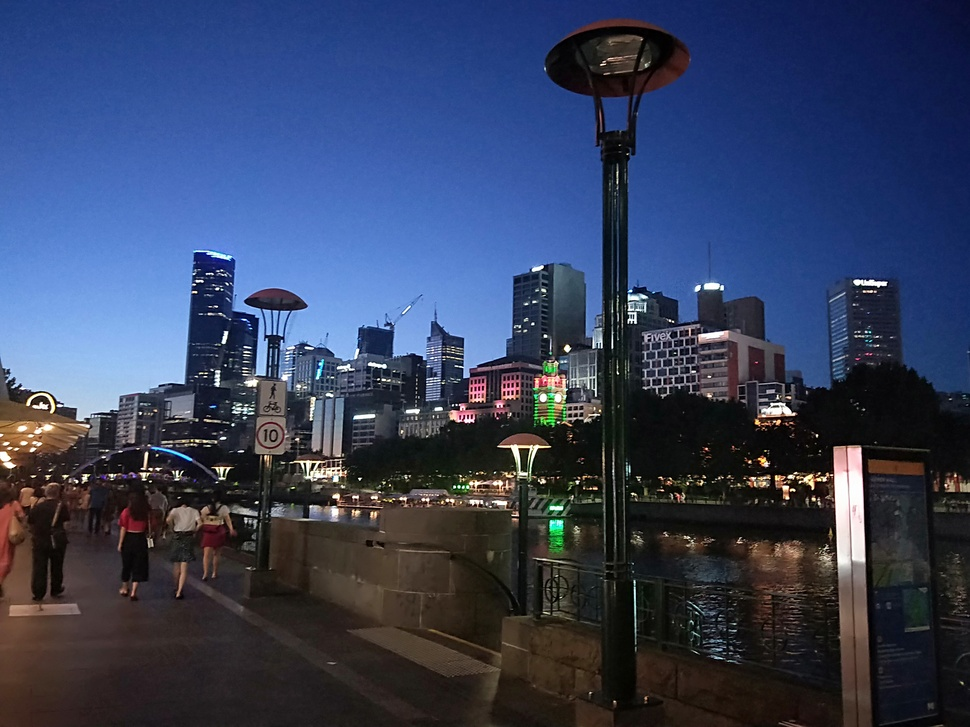
#> input picture algorithms/iagcwd/input/IMG20181224211841.jpg, 970 x 727 px, shrunk from 4608 x 3456 before the run; its folder holds only this picture in this run
$ python IAGCWD.py
#> lines starting #> are read from the running program, lines starting #| are printed output that depends on the picture
import cv2
import glob
import argparse
import numpy as np
from matplotlib import pyplot as plt
from scipy.linalg import fractional_matrix_power

def image_agcwd(img, a=0.25, truncated_cdf=False):
    h,w = img.shape[:2]
    hist,bins = np.histogram(img.flatten(),256,[0,256])
    cdf = hist.cumsum()
    cdf_normalized = cdf / cdf.max()
    prob_normalized = hist / hist.sum()

    unique_intensity = np.unique(img)
    intensity_max = unique_intensity.max()
    intensity_min = unique_intensity.min()
    prob_min = prob_normalized.min()
    prob_max = prob_normalized.max()

    pn_temp = (prob_normalized - prob_min) / (prob_max - prob_min)
    pn_temp[pn_temp>0] = prob_max * (pn_temp[pn_temp>0]**a)
    pn_temp[pn_temp<0] = prob_max * (-((-pn_temp[pn_temp<0])**a))
    prob_normalized_wd = pn_temp / pn_temp.sum() # normalize to [0,1]
    cdf_prob_normalized_wd = prob_normalized_wd.cumsum()

    if truncated_cdf:
        inverse_cdf = np.maximum(0.5,1 - cdf_prob_normalized_wd)
    else:
        inverse_cdf = 1 - cdf_prob_normalized_wd

    img_new = img.copy()
    for i in unique_intensity:
        img_new[img==i] = np.round(255 * (i / 255)**inverse_cdf[i])

    return img_new

def process_bright(img):
    img_negative = 255 - img
    agcwd = image_agcwd(img_negative, a=0.25, truncated_cdf=False)
    reversed = 255 - agcwd
    return reversed

def process_dimmed(img):
    agcwd = image_agcwd(img, a=0.75, truncated_cdf=True)
    return agcwd

def main():
    parser = argparse.ArgumentParser(description='IAGCWD')
    parser.add_argument('--input', dest='input_dir', default='./input/', type=str, \
                        help='Input directory for image(s)')
    parser.add_argument('--output', dest='output_dir', default='./output/', type=str, \
                        help='Output directory for image(s)')
    args = parser.parse_args()

    img_paths = glob.glob(args.input_dir+'*')
    for path in img_paths:
        img = cv2.imread(path, 1)
#> img is the input picture: shape (727, 970, 3); mean B, G, R 93.9, 64.8, 53.5
        name = path.split('/')[-1].split('.')[0]
        file_extension = path.split('/')[-1].split('.')[-1]

        # Extract intensity component of the image
        YCrCb = cv2.cvtColor(img, cv2.COLOR_BGR2YCrCb)
#> YCrCb: shape (727, 970, 3); mean of channels 0, 1, 2 64.7, 120, 144.5
        Y = YCrCb[:,:,0]
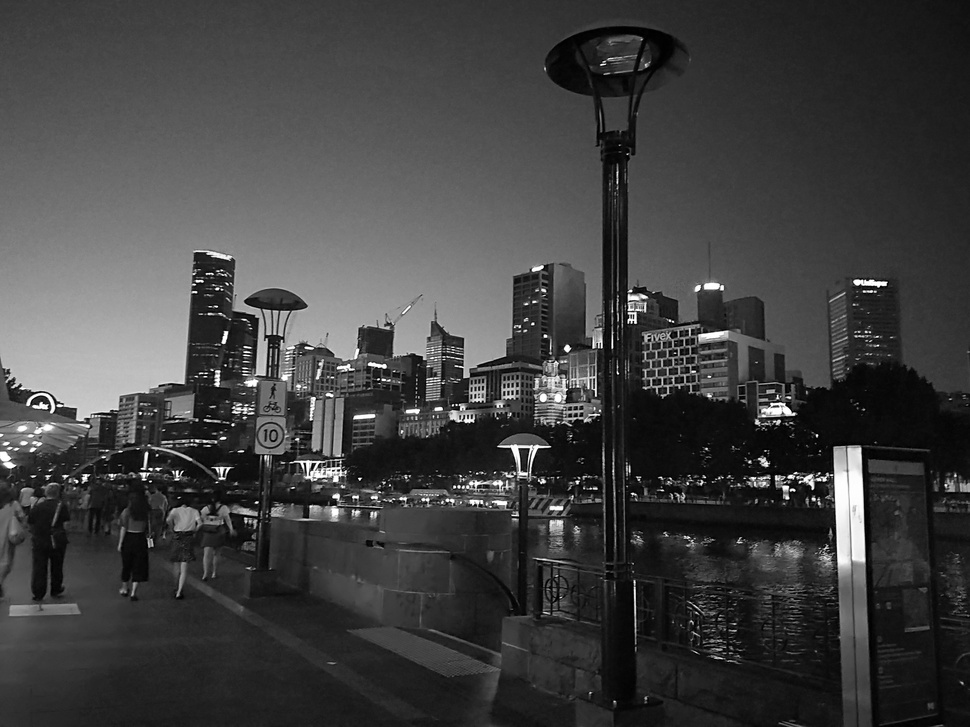
#> Y: shape (727, 970); min 0, max 255, mean 64.7
        # Determine whether image is bright or dimmed
        threshold = 0.3
        exp_in = 112 # Expected global average intensity
        M,N = img.shape[:2]
#> M = 727; N = 970
        mean_in = np.sum(Y/(M*N))
#> mean_in = 64.73
        t = (mean_in - exp_in)/ exp_in
#> t = -0.422

        # Process image for gamma correction
        img_output = None
        if t < -threshold: # Dimmed Image
            print (name + ": Dimmed")
            result = process_dimmed(Y)
#> in image_agcwd, `hist,bins = np.histogram(img.flatten(),256,[0,256])`: hist = 256 values, max 10471 at index 31, min 78 at index 224, mean 2754.6; bins = 257 values from 0 to 256
#> in image_agcwd, `cdf = hist.cumsum()`: cdf = 256 values from 132 to 705190
#> in image_agcwd, `cdf_normalized = cdf / cdf.max()`: cdf_normalized = 256 values from 0.000187 to 1
#> in image_agcwd, `prob_normalized = hist / hist.sum()`: prob_normalized = 256 values, max 0.0148 at index 31, min 0.000111 at index 224, mean 0.00391
#> in image_agcwd, `unique_intensity = np.unique(img)`: unique_intensity = 256 values from 0 to 255
#> in image_agcwd, `intensity_max = unique_intensity.max()`: intensity_max = 255
#> in image_agcwd, `intensity_min = unique_intensity.min()`: intensity_min = 0
#> in image_agcwd, `prob_min = prob_normalized.min()`: prob_min = 0.000111
#> in image_agcwd, `prob_max = prob_normalized.max()`: prob_max = 0.0148
#> in image_agcwd, `pn_temp = (prob_normalized - prob_min) / (prob_max - prob_min)`: pn_temp = 256 values, max 1 at index 31, min 0 at index 224, mean 0.258
#> in image_agcwd, `prob_normalized_wd = pn_temp / pn_temp.sum()`: prob_normalized_wd = 256 values, max 0.0122 at index 31, min 0 at index 224, mean 0.00391
#> in image_agcwd, `cdf_prob_normalized_wd = prob_normalized_wd.cumsum()`: cdf_prob_normalized_wd = 256 values from 0.000236 to 1
#> in image_agcwd, `inverse_cdf = np.maximum(0.5,1 - cdf_prob_normalized_wd)`: inverse_cdf = 256 values, max 1 at index 0, min 0.5 at index 59, mean 0.564
#> after the loop in image_agcwd, `for i in unique_intensity:`:
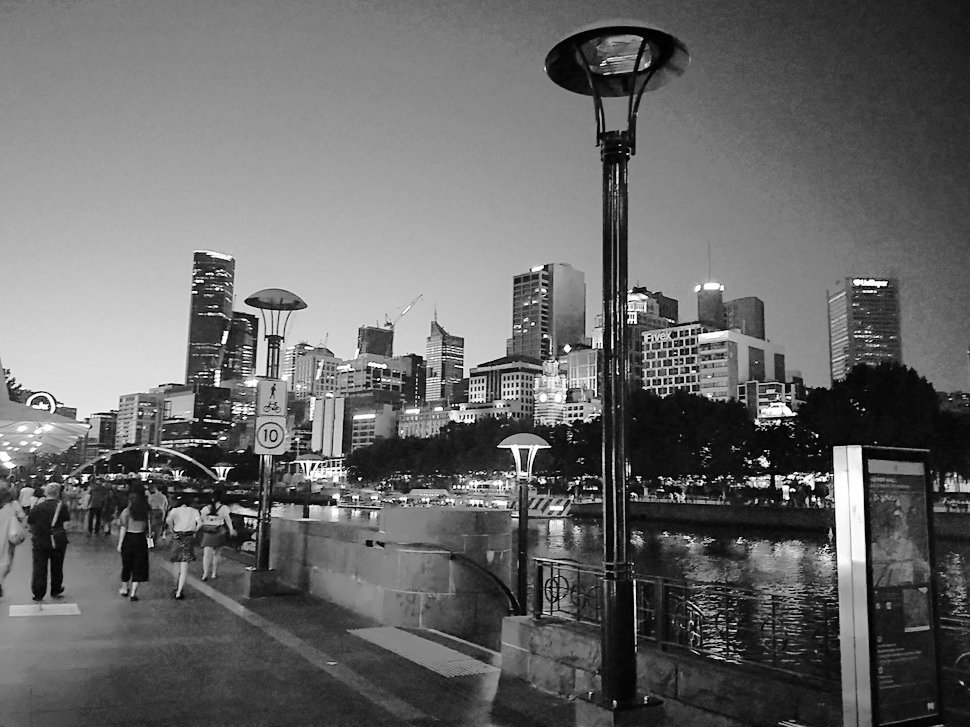
#> img_new: shape (727, 970); min 0, max 255, mean 104
            YCrCb[:,:,0] = result
#> YCrCb: shape (727, 970, 3); mean of channels 0, 1, 2 104, 120, 144.5
            img_output = cv2.cvtColor(YCrCb,cv2.COLOR_YCrCb2BGR)
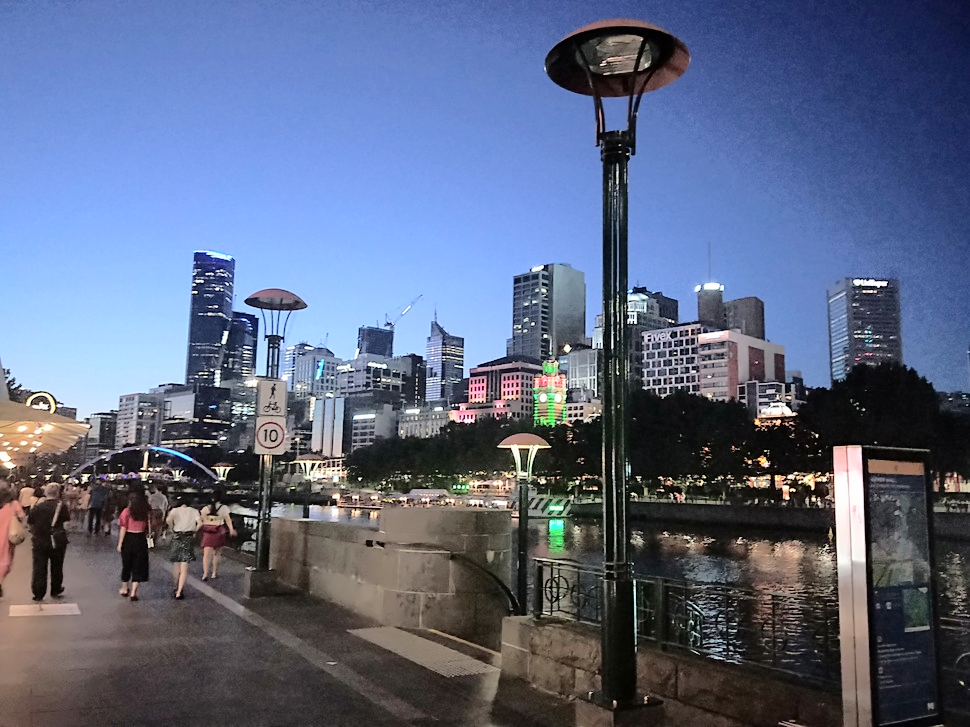
#> img_output: shape (727, 970, 3); mean B, G, R 132, 104.1, 92.8
        elif t > threshold:
            print (name + ": Bright Image") # Bright Image
            result = process_bright(Y)
            YCrCb[:,:,0] = result
            img_output = cv2.cvtColor(YCrCb,cv2.COLOR_YCrCb2BGR)
        else:
            img_output = img

        # cv2.imwrite(args.output_dir+name+'.jpg', img_output)
        cv2.imwrite(args.output_dir+name+'.'+file_extension, img_output)

if __name__ == '__main__':
    main()
